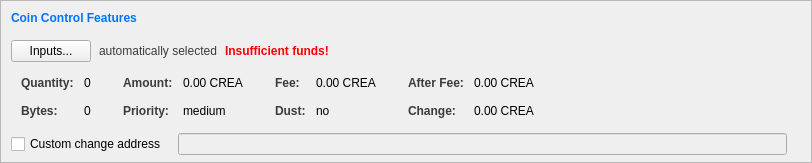
    <widget class="QFrame" name="frameCoinControl">
     <property name="sizePolicy">
      <sizepolicy hsizetype="Expanding" vsizetype="Expanding">
       <horstretch>0</horstretch>
       <verstretch>0</verstretch>
      </sizepolicy>
     </property>
     <property name="maximumSize">
      <size>
       <width>16777215</width>
       <height>16777215</height>
      </size>
     </property>
     <property name="frameShape">
      <enum>QFrame::StyledPanel</enum>
     </property>
     <property name="frameShadow">
      <enum>QFrame::Sunken</enum>
     </property>
     <layout class="QVBoxLayout" name="verticalLayoutCoinControl2">
      <property name="spacing">
       <number>0</number>
      </property>
      <property name="leftMargin">
       <number>0</number>
      </property>
      <property name="topMargin">
       <number>0</number>
      </property>
      <property name="rightMargin">
       <number>0</number>
      </property>
      <property name="bottomMargin">
       <number>6</number>
      </property>
      <item>
       <layout class="QVBoxLayout" name="verticalLayoutCoinControl" stretch="0,0,0,0,1">
        <property name="spacing">
         <number>0</number>
        </property>
        <property name="leftMargin">
         <number>10</number>
        </property>
        <property name="topMargin">
         <number>10</number>
        </property>
        <item>
         <layout class="QHBoxLayout" name="horizontalLayoutCoinControl1">
          <property name="bottomMargin">
           <number>15</number>
          </property>
          <item>
           <widget class="QLabel" name="labelCoinControlFeatures">
            <property name="sizePolicy">
             <sizepolicy hsizetype="Preferred" vsizetype="Maximum">
              <horstretch>0</horstretch>
              <verstretch>0</verstretch>
             </sizepolicy>
            </property>
            <property name="font">
             <font>
              <weight>75</weight>
              <bold>true</bold>
             </font>
            </property>
            <property name="styleSheet">
             <string notr="true">font-weight:bold;
color: rgb(0, 115, 255);</string>
            </property>
            <property name="text">
             <string>Coin Control Features</string>
            </property>
           </widget>
          </item>
         </layout>
        </item>
        <item>
         <layout class="QHBoxLayout" name="horizontalLayoutCoinControl2" stretch="0,0,0,0">
          <property name="spacing">
           <number>8</number>
          </property>
          <property name="bottomMargin">
           <number>10</number>
          </property>
          <item>
           <widget class="QPushButton" name="pushButtonCoinControl">
            <property name="styleSheet">
             <string notr="true"/>
            </property>
            <property name="text">
             <string>Inputs...</string>
            </property>
            <property name="autoDefault">
             <bool>false</bool>
            </property>
           </widget>
          </item>
          <item>
           <widget class="QLabel" name="labelCoinControlAutomaticallySelected">
            <property name="styleSheet">
             <string notr="true">color: rgb(59, 59, 60);</string>
            </property>
            <property name="text">
             <string>automatically selected</string>
            </property>
            <property name="margin">
             <number>5</number>
            </property>
           </widget>
          </item>
          <item>
           <widget class="QLabel" name="labelCoinControlInsuffFunds">
            <property name="font">
             <font>
              <weight>75</weight>
              <bold>true</bold>
             </font>
            </property>
            <property name="styleSheet">
             <string notr="true">color:red;font-weight:bold;</string>
            </property>
            <property name="text">
             <string>Insufficient funds!</string>
            </property>
            <property name="margin">
             <number>5</number>
            </property>
           </widget>
          </item>
          <item>
           <spacer name="horizontalSpacerCoinControl">
            <property name="orientation">
             <enum>Qt::Horizontal</enum>
            </property>
            <property name="sizeHint" stdset="0">
             <size>
              <width>40</width>
              <height>1</height>
             </size>
            </property>
           </spacer>
          </item>
         </layout>
        </item>
        <item>
         <widget class="QWidget" name="widgetCoinControl" native="true">
          <property name="sizePolicy">
           <sizepolicy hsizetype="Preferred" vsizetype="Preferred">
            <horstretch>0</horstretch>
            <verstretch>0</verstretch>
           </sizepolicy>
          </property>
          <property name="minimumSize">
           <size>
            <width>0</width>
            <height>0</height>
           </size>
          </property>
          <property name="styleSheet">
           <string notr="true"/>
          </property>
          <layout class="QHBoxLayout" name="horizontalLayoutCoinControl5">
           <property name="leftMargin">
            <number>0</number>
           </property>
           <property name="topMargin">
            <number>0</number>
           </property>
           <property name="rightMargin">
            <number>0</number>
           </property>
           <property name="bottomMargin">
            <number>0</number>
           </property>
           <item>
            <layout class="QHBoxLayout" name="horizontalLayoutCoinControl3" stretch="0,0,0,1">
             <property name="spacing">
              <number>20</number>
             </property>
             <property name="topMargin">
              <number>0</number>
             </property>
             <property name="bottomMargin">
              <number>10</number>
             </property>
             <item>
              <layout class="QFormLayout" name="formLayoutCoinControl1">
               <property name="horizontalSpacing">
                <number>10</number>
               </property>
               <property name="verticalSpacing">
                <number>14</number>
               </property>
               <property name="leftMargin">
                <number>10</number>
               </property>
               <property name="topMargin">
                <number>4</number>
               </property>
               <property name="rightMargin">
                <number>6</number>
               </property>
               <item row="0" column="0">
                <widget class="QLabel" name="labelCoinControlQuantityText">
                 <property name="font">
                  <font>
                   <weight>75</weight>
                   <bold>true</bold>
                  </font>
                 </property>
                 <property name="styleSheet">
                  <string notr="true">color: rgb(59, 59, 60);</string>
                 </property>
                 <property name="text">
                  <string>Quantity:</string>
                 </property>
                 <property name="margin">
                  <number>0</number>
                 </property>
                </widget>
               </item>
               <item row="0" column="1">
                <widget class="QLabel" name="labelCoinControlQuantity">
                 <property name="cursor">
                  <cursorShape>IBeamCursor</cursorShape>
                 </property>
                 <property name="contextMenuPolicy">
                  <enum>Qt::ActionsContextMenu</enum>
                 </property>
                 <property name="text">
                  <string notr="true">0</string>
                 </property>
                 <property name="margin">
                  <number>0</number>
                 </property>
                 <property name="textInteractionFlags">
                  <set>Qt::LinksAccessibleByMouse|Qt::TextSelectableByKeyboard|Qt::TextSelectableByMouse</set>
                 </property>
                </widget>
               </item>
               <item row="1" column="0">
                <widget class="QLabel" name="labelCoinControlBytesText">
                 <property name="font">
                  <font>
                   <weight>75</weight>
                   <bold>true</bold>
                  </font>
                 </property>
                 <property name="styleSheet">
                  <string notr="true">color: rgb(59, 59, 60);</string>
                 </property>
                 <property name="text">
                  <string>Bytes:</string>
                 </property>
                </widget>
               </item>
               <item row="1" column="1">
                <widget class="QLabel" name="labelCoinControlBytes">
                 <property name="cursor">
                  <cursorShape>IBeamCursor</cursorShape>
                 </property>
                 <property name="contextMenuPolicy">
                  <enum>Qt::ActionsContextMenu</enum>
                 </property>
                 <property name="text">
                  <string notr="true">0</string>
                 </property>
                 <property name="textInteractionFlags">
                  <set>Qt::LinksAccessibleByMouse|Qt::TextSelectableByKeyboard|Qt::TextSelectableByMouse</set>
                 </property>
                </widget>
               </item>
              </layout>
             </item>
             <item>
              <layout class="QFormLayout" name="formLayoutCoinControl2">
               <property name="horizontalSpacing">
                <number>10</number>
               </property>
               <property name="verticalSpacing">
                <number>14</number>
               </property>
               <property name="leftMargin">
                <number>6</number>
               </property>
               <property name="topMargin">
                <number>4</number>
               </property>
               <property name="rightMargin">
                <number>6</number>
               </property>
               <item row="0" column="0">
                <widget class="QLabel" name="labelCoinControlAmountText">
                 <property name="font">
                  <font>
                   <weight>75</weight>
                   <bold>true</bold>
                  </font>
                 </property>
                 <property name="styleSheet">
                  <string notr="true">color: rgb(59, 59, 60);</string>
                 </property>
                 <property name="text">
                  <string>Amount:</string>
                 </property>
                 <property name="margin">
                  <number>0</number>
                 </property>
                </widget>
               </item>
               <item row="0" column="1">
                <widget class="QLabel" name="labelCoinControlAmount">
                 <property name="cursor">
                  <cursorShape>IBeamCursor</cursorShape>
                 </property>
                 <property name="contextMenuPolicy">
                  <enum>Qt::ActionsContextMenu</enum>
                 </property>
                 <property name="text">
                  <string notr="true">0.00 CREA</string>
                 </property>
                 <property name="textInteractionFlags">
                  <set>Qt::LinksAccessibleByMouse|Qt::TextSelectableByKeyboard|Qt::TextSelectableByMouse</set>
                 </property>
                </widget>
               </item>
               <item row="1" column="0">
                <widget class="QLabel" name="labelCoinControlPriorityText">
                 <property name="font">
                  <font>
                   <weight>75</weight>
                   <bold>true</bold>
                  </font>
                 </property>
                 <property name="styleSheet">
                  <string notr="true">color: rgb(59, 59, 60);</string>
                 </property>
                 <property name="text">
                  <string>Priority:</string>
                 </property>
                </widget>
               </item>
               <item row="1" column="1">
                <widget class="QLabel" name="labelCoinControlPriority">
                 <property name="cursor">
                  <cursorShape>IBeamCursor</cursorShape>
                 </property>
                 <property name="contextMenuPolicy">
                  <enum>Qt::ActionsContextMenu</enum>
                 </property>
                 <property name="text">
                  <string notr="true">medium</string>
                 </property>
                 <property name="textInteractionFlags">
                  <set>Qt::LinksAccessibleByMouse|Qt::TextSelectableByKeyboard|Qt::TextSelectableByMouse</set>
                 </property>
                </widget>
               </item>
              </layout>
             </item>
             <item>
              <layout class="QFormLayout" name="formLayoutCoinControl3">
               <property name="horizontalSpacing">
                <number>10</number>
               </property>
               <property name="verticalSpacing">
                <number>14</number>
               </property>
               <property name="leftMargin">
                <number>6</number>
               </property>
               <property name="topMargin">
                <number>4</number>
               </property>
               <property name="rightMargin">
                <number>6</number>
               </property>
               <item row="0" column="0">
                <widget class="QLabel" name="labelCoinControlFeeText">
                 <property name="font">
                  <font>
                   <weight>75</weight>
                   <bold>true</bold>
                  </font>
                 </property>
                 <property name="styleSheet">
                  <string notr="true">color: rgb(59, 59, 60);</string>
                 </property>
                 <property name="text">
                  <string>Fee:</string>
                 </property>
                 <property name="margin">
                  <number>0</number>
                 </property>
                </widget>
               </item>
               <item row="0" column="1">
                <widget class="QLabel" name="labelCoinControlFee">
                 <property name="cursor">
                  <cursorShape>IBeamCursor</cursorShape>
                 </property>
                 <property name="contextMenuPolicy">
                  <enum>Qt::ActionsContextMenu</enum>
                 </property>
                 <property name="text">
                  <string notr="true">0.00 CREA</string>
                 </property>
                 <property name="textInteractionFlags">
                  <set>Qt::LinksAccessibleByMouse|Qt::TextSelectableByKeyboard|Qt::TextSelectableByMouse</set>
                 </property>
                </widget>
               </item>
               <item row="1" column="0">
                <widget class="QLabel" name="labelCoinControlLowOutputText">
                 <property name="font">
                  <font>
                   <weight>75</weight>
                   <bold>true</bold>
                  </font>
                 </property>
                 <property name="styleSheet">
                  <string notr="true">color: rgb(59, 59, 60);</string>
                 </property>
                 <property name="text">
                  <string>Dust:</string>
                 </property>
                </widget>
               </item>
               <item row="1" column="1">
                <widget class="QLabel" name="labelCoinControlLowOutput">
                 <property name="cursor">
                  <cursorShape>IBeamCursor</cursorShape>
                 </property>
                 <property name="contextMenuPolicy">
                  <enum>Qt::ActionsContextMenu</enum>
                 </property>
                 <property name="text">
                  <string notr="true">no</string>
                 </property>
                 <property name="textInteractionFlags">
                  <set>Qt::LinksAccessibleByMouse|Qt::TextSelectableByKeyboard|Qt::TextSelectableByMouse</set>
                 </property>
                </widget>
               </item>
              </layout>
             </item>
             <item>
              <layout class="QFormLayout" name="formLayoutCoinControl4">
               <property name="horizontalSpacing">
                <number>10</number>
               </property>
               <property name="verticalSpacing">
                <number>14</number>
               </property>
               <property name="leftMargin">
                <number>6</number>
               </property>
               <property name="topMargin">
                <number>4</number>
               </property>
               <property name="rightMargin">
                <number>6</number>
               </property>
               <item row="0" column="0">
                <widget class="QLabel" name="labelCoinControlAfterFeeText">
                 <property name="font">
                  <font>
                   <weight>75</weight>
                   <bold>true</bold>
                  </font>
                 </property>
                 <property name="styleSheet">
                  <string notr="true">color: rgb(59, 59, 60);</string>
                 </property>
                 <property name="text">
                  <string>After Fee:</string>
                 </property>
                 <property name="margin">
                  <number>0</number>
                 </property>
                </widget>
               </item>
               <item row="0" column="1">
                <widget class="QLabel" name="labelCoinControlAfterFee">
                 <property name="cursor">
                  <cursorShape>IBeamCursor</cursorShape>
                 </property>
                 <property name="contextMenuPolicy">
                  <enum>Qt::ActionsContextMenu</enum>
                 </property>
                 <property name="text">
                  <string notr="true">0.00 CREA</string>
                 </property>
                 <property name="textInteractionFlags">
                  <set>Qt::LinksAccessibleByMouse|Qt::TextSelectableByKeyboard|Qt::TextSelectableByMouse</set>
                 </property>
                </widget>
               </item>
               <item row="1" column="0">
                <widget class="QLabel" name="labelCoinControlChangeText">
                 <property name="font">
                  <font>
                   <weight>75</weight>
                   <bold>true</bold>
                  </font>
                 </property>
                 <property name="styleSheet">
                  <string notr="true">color: rgb(59, 59, 60);</string>
                 </property>
                 <property name="text">
                  <string>Change:</string>
                 </property>
                </widget>
               </item>
               <item row="1" column="1">
                <widget class="QLabel" name="labelCoinControlChange">
                 <property name="cursor">
                  <cursorShape>IBeamCursor</cursorShape>
                 </property>
                 <property name="contextMenuPolicy">
                  <enum>Qt::ActionsContextMenu</enum>
                 </property>
                 <property name="text">
                  <string notr="true">0.00 CREA</string>
                 </property>
                 <property name="textInteractionFlags">
                  <set>Qt::LinksAccessibleByMouse|Qt::TextSelectableByKeyboard|Qt::TextSelectableByMouse</set>
                 </property>
                </widget>
               </item>
              </layout>
             </item>
            </layout>
           </item>
          </layout>
         </widget>
        </item>
        <item>
         <layout class="QHBoxLayout" name="horizontalLayoutCoinControl4" stretch="0,0,0">
          <property name="spacing">
           <number>12</number>
          </property>
          <property name="sizeConstraint">
           <enum>QLayout::SetDefaultConstraint</enum>
          </property>
          <property name="topMargin">
           <number>5</number>
          </property>
          <property name="rightMargin">
           <number>5</number>
          </property>
          <item>
           <widget class="QCheckBox" name="checkBoxCoinControlChange">
            <property name="toolTip">
             <string>If this is activated, but the change address is empty or invalid, change will be sent to a newly generated address.</string>
            </property>
            <property name="text">
             <string>Custom change address</string>
            </property>
           </widget>
          </item>
          <item>
           <widget class="QValidatedLineEdit" name="lineEditCoinControlChange">
            <property name="enabled">
             <bool>false</bool>
            </property>
            <property name="sizePolicy">
             <sizepolicy hsizetype="Expanding" vsizetype="Fixed">
              <horstretch>0</horstretch>
              <verstretch>0</verstretch>
             </sizepolicy>
            </property>
           </widget>
          </item>
          <item>
           <widget class="QLabel" name="labelCoinControlChangeLabel">
            <property name="sizePolicy">
             <sizepolicy hsizetype="Preferred" vsizetype="Expanding">
              <horstretch>0</horstretch>
              <verstretch>0</verstretch>
             </sizepolicy>
            </property>
            <property name="minimumSize">
             <size>
              <width>0</width>
              <height>0</height>
             </size>
            </property>
            <property name="text">
             <string/>
            </property>
            <property name="margin">
             <number>3</number>
            </property>
           </widget>
          </item>
         </layout>
        </item>
        <item>
         <spacer name="verticalSpacerCoinControl">
          <property name="orientation">
           <enum>Qt::Vertical</enum>
          </property>
          <property name="sizeHint" stdset="0">
           <size>
            <width>800</width>
            <height>1</height>
           </size>
          </property>
         </spacer>
        </item>
       </layout>
      </item>
     </layout>
    </widget>
